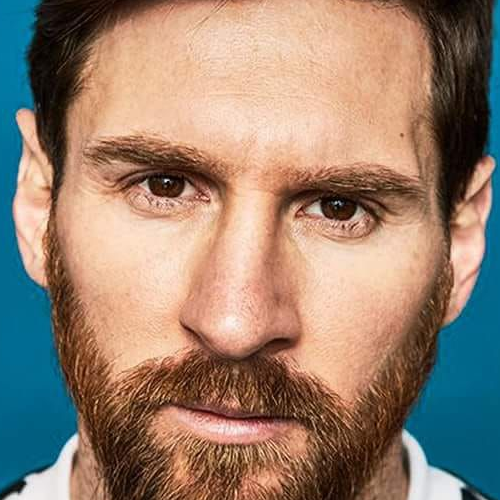
#> input picture model/DATASET/cropped/croppedlionel_messi/lionel_messi1.png, 500 x 500 px, given in place of croppedlionel_messi, which was not available
$ python classification_model.py
#> lines starting #> are read from the running program, lines starting #| are printed output that depends on the picture; pictures that were not available may be replaced by others from this repository, and a replacement may not be noted

#code was originally written in google colab

import numpy as np
import cv2
import matplotlib.pyplot as plt
# %matplotlib inline


face_cascade = cv2.CascadeClassifier('D:/code/fullstack/Celeb classifier sumanth/model/opencv/haarcascades/haarcascade_frontalface_default.xml')
eye_cascade = cv2.CascadeClassifier('D:/code/fullstack/Celeb classifier sumanth/model/opencv/haarcascades/haarcascade_eye.xml')


# @title Default title text
#stackoverflow code
import numpy as np
import pywt               # importing wavelet
import cv2

# [21 lines left out: function w2d, not called in this run]

import os
import shutil
def get_cropped_image_if_2_eyes(image_path):
    img = cv2.imread(image_path)
#> img is the input picture: shape (500, 500, 3); mean B, G, R 112.5, 129.1, 151.4
    gray = cv2.cvtColor(img, cv2.COLOR_BGR2GRAY)
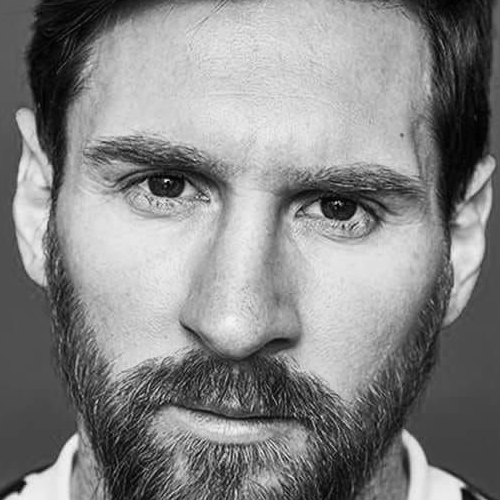
#> gray: shape (500, 500); min 0, max 248, mean 133.9
    faces = face_cascade.detectMultiScale(gray, 1.3, 5)
#> faces = [[38, 30, 430, 430]]
    for (x,y,w,h) in faces:
        roi_gray = gray[y:y+h, x:x+w]
        roi_color = img[y:y+h, x:x+w]
        eyes = eye_cascade.detectMultiScale(roi_gray)
        if len(eyes) >= 2:
            return roi_color.astype('uint8')
#> this loop made 1 pass
#> (x, y, w, h, eyes) on pass 1: (38, 30, 430, 430, [[71, 98, 115, 115], [239, 125, 109, 109]])
#> pass 1, in get_cropped_image_if_2_eyes, `roi_gray = gray[y:y+h, x:x+w]`:
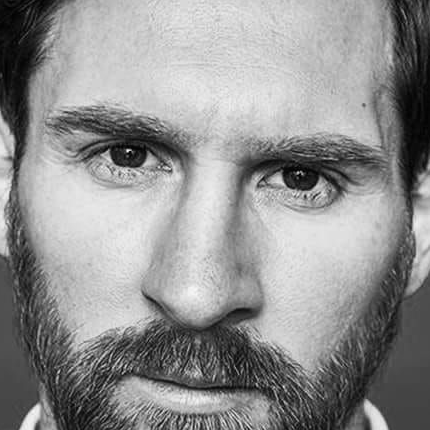
#> roi_gray: shape (430, 430); min 0, max 248, mean 144.9
#> pass 1, in get_cropped_image_if_2_eyes, `roi_color = img[y:y+h, x:x+w]`:
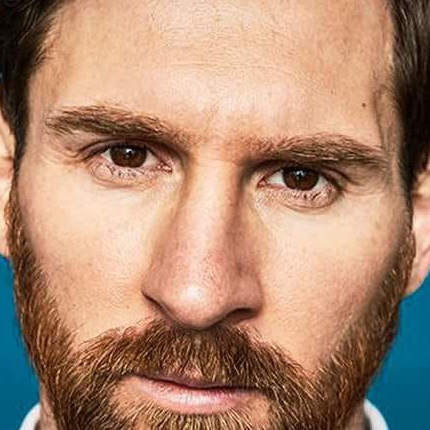
#> roi_color: shape (430, 430, 3); mean B, G, R 113.4, 136.7, 173.2

path_cropped='D:/code/fullstack/Celeb classifier sumanth/model/DATASET/cropped'
path_data='D:/code/fullstack/Celeb classifier sumanth/model/DATASET'

import os
img_dirs = []
for entry in os.scandir(path_data):
    if entry.is_dir():
        img_dirs.append(entry.path)


cropped_image_dirs = []
celebrity_file_names_dict = {}
for img_dir in img_dirs:
    celebrity_name = img_dir.split('\\')[-1]
    if celebrity_name=='cropped':
        continue
    count = 1

    celebrity_file_names_dict[celebrity_name] = []
    for entry in os.scandir(img_dir):
        roi_color = get_cropped_image_if_2_eyes(entry.path)
        if roi_color is not None:
            cropped_folder = path_cropped + '/cropped' + celebrity_name
            if not os.path.exists(cropped_folder):

                cropped_image_dirs.append(cropped_folder)

            cropped_file_name = celebrity_name + str(count) + ".png"
            cropped_file_path = cropped_folder + "/" + cropped_file_name
            celebrity_file_names_dict[celebrity_name].append(cropped_file_path)
            count += 1


class_dict = {}
count = 0
for celebrity_name in celebrity_file_names_dict.keys():
    class_dict[celebrity_name] = count
    count = count + 1
#> after the loop, class_dict = 1 item


X=[]
y=[]
for celebrity_names,training_files in celebrity_file_names_dict.items():  #key,list
  for training_img in training_files:
    if not os.path.exists(training_img):
       continue
    img=cv2.imread(training_img)
    if img is None:
      continue
    scaled_raw_img=cv2.resize(img,(32,32))
    img_har = w2d(img,'db1',5)
    scaled_img_har = cv2.resize(img_har, (32, 32))
    combined_img = np.vstack((scaled_raw_img.reshape(32*32*3,1),scaled_img_har.reshape(32*32,1))) #we stack wlet img and real image on top of eachother
    X.append(combined_img)
    y.append(class_dict[celebrity_names])


#**NOW WE TRAIN THE MODELL**


from sklearn.svm import SVC
from sklearn.preprocessing import StandardScaler
from sklearn.model_selection import train_test_split
from sklearn.pipeline import Pipeline
from sklearn.metrics import classification_report
from sklearn.neighbors import KNeighborsClassifier


#> (the run stopped early here; a loop or call above may not have finished)

$ run again, on model/DATASET/cropped/croppedmaria_sharapova/maria_sharapova11.png
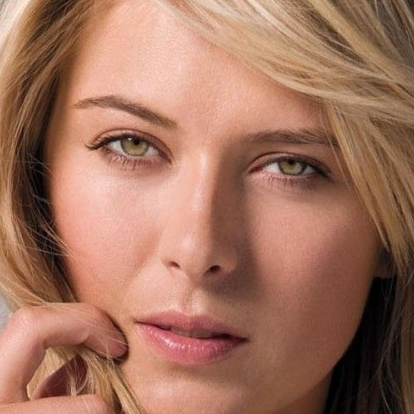
#> input picture model/DATASET/cropped/croppedmaria_sharapova/maria_sharapova11.png, 414 x 414 px, given in place of croppedlionel_messi, which was not available
#> in get_cropped_image_if_2_eyes, img is the input picture: shape (414, 414, 3); mean B, G, R 94.4, 114.6, 162
#> in get_cropped_image_if_2_eyes, `gray = cv2.cvtColor(img, cv2.COLOR_BGR2GRAY)`:
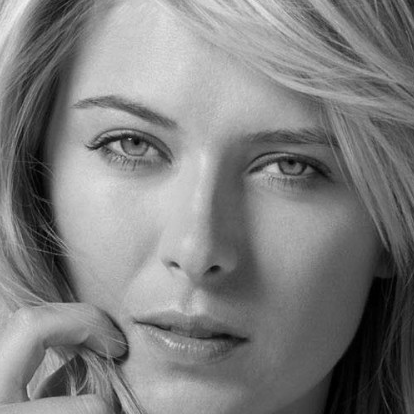
#> gray: shape (414, 414); min 0, max 240, mean 126.5
#> faces = [[32, 30, 331, 331]]
#> the loop in get_cropped_image_if_2_eyes, `for (x,y,w,h) in faces:` made 1 pass
#> (x, y, w, h, eyes) on pass 1: (32, 30, 331, 331, [[131, 223, 22, 22], [55, 75, 82, 82], [222, 101, 78, 78]])
#> pass 1, in get_cropped_image_if_2_eyes, `roi_color = img[y:y+h, x:x+w]`:
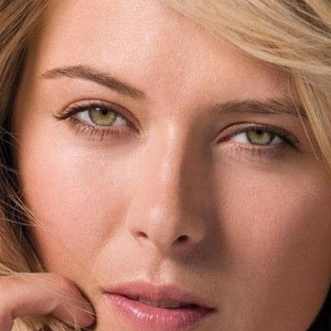
#> roi_color: shape (331, 331, 3); mean B, G, R 103.6, 123.2, 175.6
